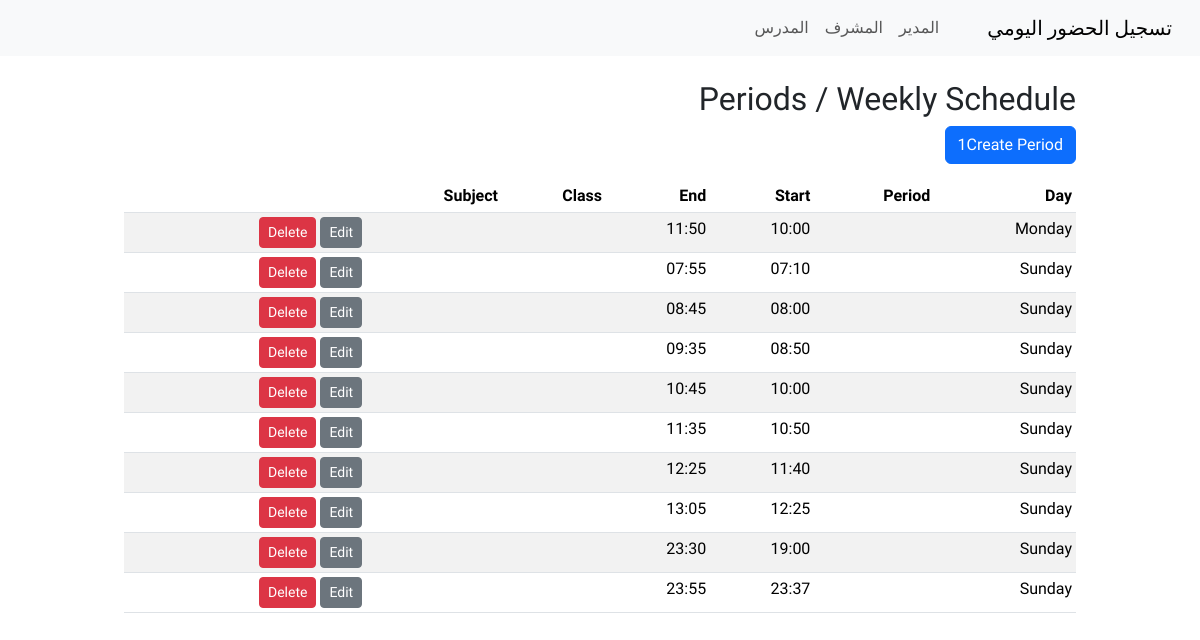
Before: /admin/periods (signed in) with the older database file.
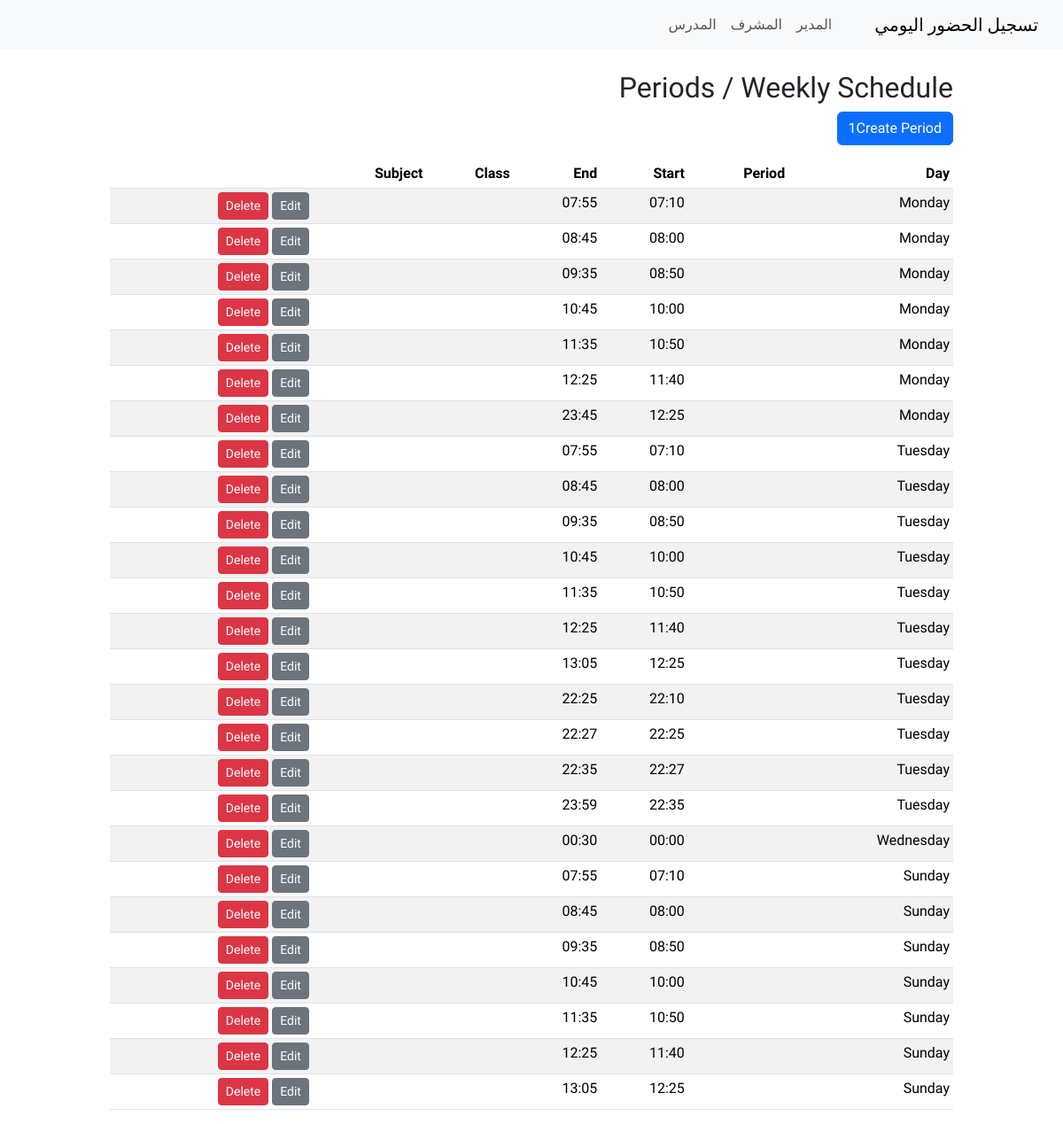
After: the same page with the newer database file.
### backup/app___0__.py (models this page shows)
class Period(db.Model):
    id = db.Column(db.Integer, primary_key=True)
    day_of_week = db.Column(db.Integer, nullable=False)
    period = db.Column(db.Integer, nullable=False)
    start_time = db.Column(db.String(8), nullable=True)  # HH:MM
    end_time = db.Column(db.String(8), nullable=True)
    class_id = db.Column(db.Integer, db.ForeignKey('school_class.id'), nullable=True)
    subject_id = db.Column(db.Integer, db.ForeignKey('subject.id'), nullable=True)
    klass = db.relationship('SchoolClass', foreign_keys=[class_id])
    subject = db.relationship('Subject', foreign_keys=[subject_id])
    __table_args__ = (
        db.UniqueConstraint('day_of_week', 'period', 'class_id', name='uq_period_day_period_class'),
    )

### backup/app___0__.py (the view)
@app.route('/admin/periods')
@login_required
def admin_periods():
    if not admin_required():
        return redirect(url_for('index'))
    periods = Period.query.order_by(Period.day_of_week, Period.period).all()
    classes = SchoolClass.query.all()
    subjects = Subject.query.all()
    return render_template('admin_periods.html', periods=periods, classes=classes, subjects=subjects, days=DAYS)

### backup/app___0__.py (called while the page is built)
@login_manager.user_loader
def load_user(user_id):
    return User.query.get(int(user_id))

def admin_required():
    if not current_user.is_authenticated or current_user.role != 'admin':
        flash('Unauthorized', 'danger')
        return False
    return True

### templates/admin_periods.html
{% extends 'layout.html' %} {% block content %}
<div class="container mt-4">
  <h2>Periods / Weekly Schedule</h2>
  <a href="{{ url_for('admin_periods_create') }}" class="btn btn-primary mb-3"
    >1Create Period</a
  >
  <table class="table table-sm table-striped">
    <thead>
      <tr>
        <th>Day</th>
        <th>Period</th>
        <th>Start</th>
        <th>End</th>
        <th>Class</th>
        <th>Subject</th>
        <th></th>
      </tr>
    </thead>
    <tbody>
      {% for p in periods %}
      <tr>
        <td>{{ days[p.day_of_week] }}</td>
        <td>{{ p.period_num }}</td>
        <td>{{ p.start_time or '' }}</td>
        <td>{{ p.end_time or '' }}</td>
        <td>{{ p.klass.name if p.klass }}</td>
        <td>{{ p.subject.name if p.subject }}</td>
        <td>
          <a
            href="{{ url_for('admin_periods_edit', period_id=p.id) }}"
            class="btn btn-sm btn-secondary"
            >Edit</a
          >
          <form
            action="{{ url_for('admin_periods_delete', period_id=p.id) }}"
            method="post"
            style="display: inline-block"
          >
            <button
              type="submit"
              class="btn btn-sm btn-danger"
              onclick="return confirm('Delete period?')"
            >
              Delete
            </button>
          </form>
        </td>
      </tr>
      {% else %}
      <tr>
        <td colspan="7">No periods defined yet.</td>
      </tr>
      {% endfor %}
    </tbody>
  </table>
</div>
{% endblock %}

Changed rows visible on the page:
removed Period: day_of_week "Sunday", start_time "19:00", end_time "23:30"
removed Period: day_of_week "Sunday", start_time "23:37", end_time "23:55"
changed Period (number 1 of 26 on the later page): start_time "10:00" → "07:10"; end_time "11:50" → "07:55"
added Period: day_of_week "Monday", start_time "08:00", end_time "08:45"
added Period: day_of_week "Monday", start_time "08:50", end_time "09:35"
added Period: day_of_week "Monday", start_time "10:00", end_time "10:45"
added Period: day_of_week "Monday", start_time "10:50", end_time "11:35"
added Period: day_of_week "Monday", start_time "11:40", end_time "12:25"
added Period: day_of_week "Monday", start_time "12:25", end_time "23:45"
added Period: day_of_week "Tuesday", start_time "07:10", end_time "07:55"
added Period: day_of_week "Tuesday", start_time "08:00", end_time "08:45"
added Period: day_of_week "Tuesday", start_time "08:50", end_time "09:35"
added Period: day_of_week "Tuesday", start_time "10:00", end_time "10:45"
added Period: day_of_week "Tuesday", start_time "10:50", end_time "11:35"
added Period: day_of_week "Tuesday", start_time "11:40", end_time "12:25"
added Period: day_of_week "Tuesday", start_time "12:25", end_time "13:05"
added Period: day_of_week "Tuesday", start_time "22:10", end_time "22:25"
added Period: day_of_week "Tuesday", start_time "22:25", end_time "22:27"
added Period: day_of_week "Tuesday", start_time "22:27", end_time "22:35"
added Period: day_of_week "Tuesday", start_time "22:35", end_time "23:59"
added Period: day_of_week "Wednesday", start_time "00:00", end_time "00:30"
